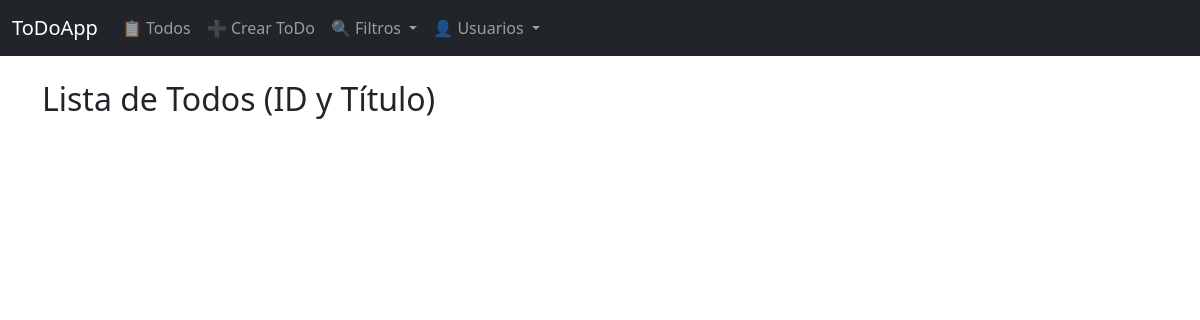
/todos/ids_titles/, run on an earlier commit of the app's database.
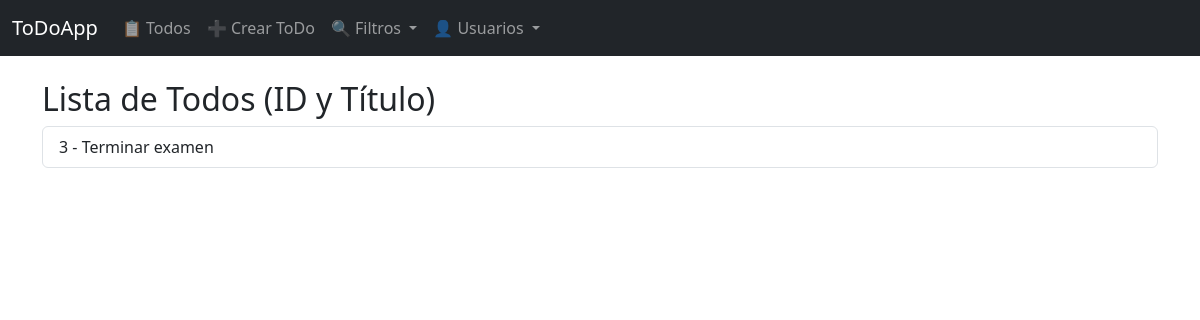
And on a later commit of the database.
### todos/models.py (models this page shows, shortened)
class Todo(models.Model):
    title = models.CharField(max_length=255)
    is_done = models.BooleanField(default=False)
    user = models.ForeignKey(User, on_delete=models.CASCADE)

### todos/views.py (the view)
# urls.py: path('ids_titles/', views.todos_ids_titles, name="todos_ids_titles"),
def todos_ids_titles(request):
    todos = Todo.objects.all()
    return render(request, "todos/todo_ids_titles.html", {"todos": todos})

### todos/templates/todos/todo_ids_titles.html
{% extends "base.html" %}
{% block content %}
<h2> Lista de Todos (ID y Título)</h2>
<ul class="list-group">
  {% for todo in todos %}
    <li class="list-group-item">
       {{ todo.id }} -  {{ todo.title }}
    </li>
  {% endfor %}
</ul>
{% endblock %}

What changed in the data, as far as the page shows it:
added Todo: id "3", title "Terminar examen"
